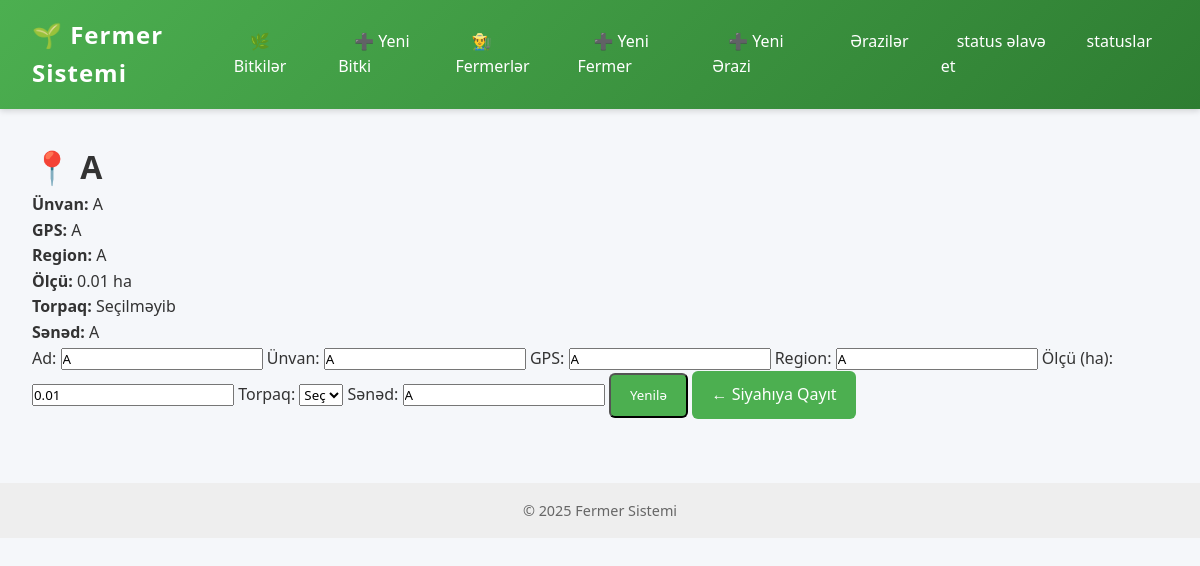
Page /area/1 on the earlier database version.
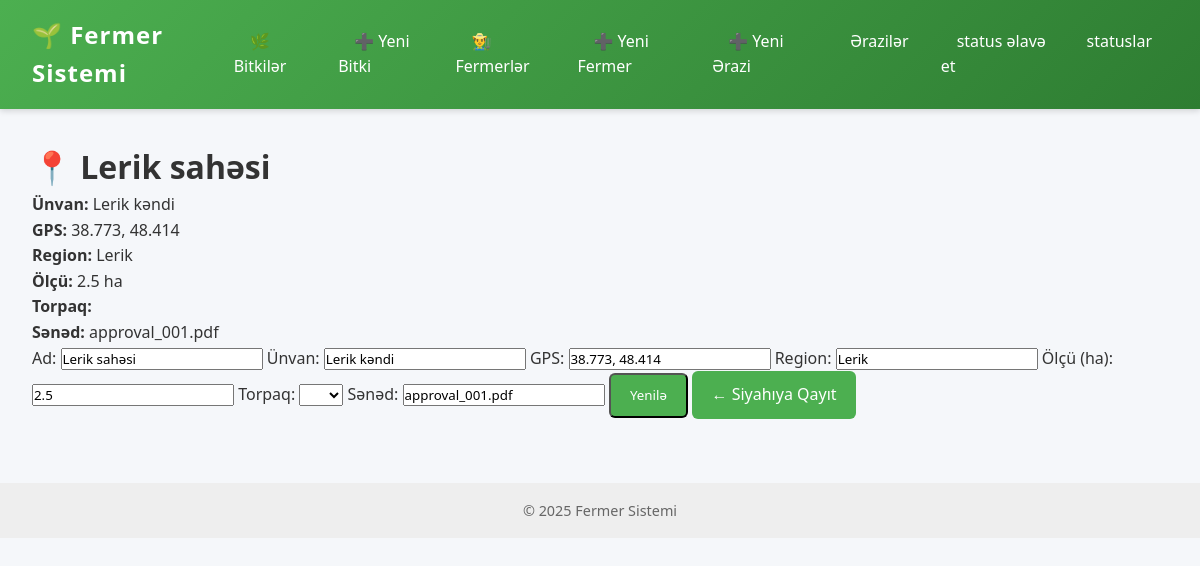
Same page on the later database version.
### models.py (models this page shows)
class Area(db.Model):
    __tablename__ = "area"
    id = db.Column(db.Integer, primary_key=True)
    name = db.Column(db.String(100))
    location = db.Column(db.String(200))
    gps = db.Column(db.String(100))
    region = db.Column(db.String(100))
    size_hectares = db.Column(db.Float)
    soil_id = db.Column(db.Integer, db.ForeignKey("soil.id"))
    approval_document = db.Column(db.String(200))
    soil = db.relationship("Soil", back_populates="areas")
    status = db.relationship("AreaStatus", back_populates="area")
    sensors = db.relationship("Sensor", back_populates="area")
    fermers = db.relationship("Fermer", back_populates="area")
    plants = db.relationship("Plant", back_populates="area")

### routes/area.py (the view)
    @app.route('/area/<int:area_id>', methods=['GET'], endpoint='single_area')
    def single_area(area_id):
        area = Area.query.get_or_404(area_id)
        soils = Soil.query.all()  # sahəni update edəndə torpaq seçmək üçün
        return render_template('area/single.html', area=area, soils=soils)

### templates/area/single.html (shortened to what this page needs)
{% extends "base.html" %}
{% block content %}
<div class="area-container">
  <h1>📍 {{ area.name }}</h1>
  <p><b>Ünvan:</b> {{ area.location }}</p>
  <p><b>GPS:</b> {{ area.gps }}</p>
  <p><b>Region:</b> {{ area.region }}</p>
  <p><b>Ölçü:</b> {{ area.size_hectares }} ha</p>
  <p><b>Torpaq:</b> {{ area.soil.name if area.soil else "Seçilməyib" }}</p>
  <p><b>Sənəd:</b> {{ area.approval_document }}</p>
  <form action="{{ url_for('update_area', area_id=area.id) }}" method="POST" class="area-form">
    <label>Ad:</label>
    <input type="text" name="name" value="{{ area.name }}" required>
    <label>Ünvan:</label>
    <input type="text" name="location" value="{{ area.location }}" required>
    <label>GPS:</label>
    <input type="text" name="gps" id="gps" value="{{ area.gps }}" required>
    <label>Region:</label>
    <input type="text" name="region" value="{{ area.region }}">
    <label>Ölçü (ha):</label>
    <input type="number" step="0.01" name="size_hectares" value="{{ area.size_hectares }}">
    <label>Torpaq:</label>
    <select name="soil_id">
      <option value="">Seç</option>
      {% for soil in soils %}
        <option value="{{ soil.id }}" {% if area.soil_id == soil.id %}selected{% endif %}>{{ soil.name }}</option>
      {% endfor %}
    </select>
    <label>Sənəd:</label>
    <input type="text" name="approval_document" value="{{ area.approval_document }}">
    <button type="submit" class="btn">Yenilə</button>
    <a href="{{ url_for('list_area') }}" class="btn secondary">← Siyahıya Qayıt</a>
  </form>
</div>
{% endblock %}

Differences in the rows shown:
changed Area: name "A" → "Lerik sahəsi"; location "A" → "Lerik kəndi"; gps "A" → "38.773, 48.414"; region "A" → "Lerik"; size_hectares "0.01" → "2.5"; approval_document "A" → "approval_001.pdf"
Other differences:
{{ area.soil.name if area.soil else "Seçilməyib" }}: "Seçilməyib" → (not shown)
form field soil_id: "Seç" → (not shown)
